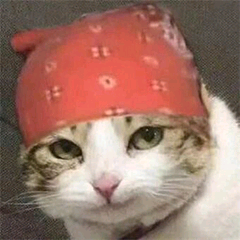
#> input picture the-man-with-gigantic-banana/test/zxm.png, 240 x 240 px
$ python tt.py   (older library calls are emulated)
#> lines starting #> are read from the running program, lines starting #| are printed output that depends on the picture
import cv2
import numpy as np


# [57 lines left out: functions img_ascii, print256, not called in this run]
    ##ref
    # https://en.wikipedia.org/wiki/ANSI_escape_code
    # https://github.com/grawity/code/blob/master/term/xterm-color-chooser
    # https://unix.stackexchange.com/questions/404414/print-true-color-24-bit-test-pattern/404415#404415


def get_color_dict():
    based = range(0, 16)
    based_palette = [
        "%02x" % l  # 转为16进制
        for l in based
    ]

    colored = [0] + [0x5f + 40 * n for n in range(0, 5)]  # array combined [0, 95, 135, 175, 215, 255]
    colored_palette = [
        "%02x%02x%02x" % (r, g, b)  # 转为16进制
        for r in colored
        for g in colored
        for b in colored
    ]

    grayscale = [0x08 + 10 * n for n in range(0, 24)]
    grayscale_palette = [
        "%02x/%02x/%02x" % (a, a, a)
        for a in grayscale
    ]

    color_256 = based_palette + colored_palette + grayscale_palette
    # 生成一个字典
    color_dict = {color: i for (i, color) in enumerate(color_256)}
    # 通过rgb值近似到00/5f/87/af/d7/ff来得到彩色值

    # 输出显示各种颜色
    index = ''
    for (i, color) in enumerate(color_256):
        index += "\033[38;5;%sm#" % i  # 其中#为各个颜色的输出显示
    # print(index)

    return color_dict


# 首先定义函数，利用颜色字典将RGB颜色转换为真彩对应数值
def cvtrgb(rgb, color_dict):
    xx = ''
    # 根据上面生成的颜色字典来，对于不同取值区间赋予不同的值
    for i in range(3):
        if rgb[i] < 95:
            xx += '00'
        elif rgb[i] < 135:
            xx += '5f'
        elif rgb[i] < 175:
            xx += '87'
        elif rgb[i] < 215:
            xx += 'af'
        elif rgb[i] < 225:
            xx += 'd7'
        else:
            xx += 'ff'
    name = ''.join(xx)

    value = color_dict[name]
    return value


# 随后对输入图进行遍历，将所有的RGB值转换为相应的真彩值
def cvtimg(img, color_dict):
    ascii_img = np.array(img[:, :, 0], dtype=np.string_)
    for h in range(img.shape[0]):
        for w in range(img.shape[1]):
            ascii_img[h, w] = cvtrgb(img[h, w, :], color_dict)  # 调用换色函数
    return ascii_img  # 返回值中每一个像素已经是真彩值


def img_color_ascii(img, r=3):
    # img: input img
    # r:  raito params #由于不同控制台的字符长宽比不同，所以比例需要适当调整。
    # window cmd：r=3/linux console r=

    grays = "@%#*+=-:. "  # 由于控制台是白色背景，所以先密后疏/黑色背景要转置一下
    gs = 10  # 10级灰度
    # grays2 = "$@B%8&WM#*oahkbdpqwmZO0QLCJUYXzcvunxrjft/\|()1{}[]?-_+~i!lI;:,\"^.` "
    # gs2 = 67              #67级灰度

    # 宽（列）和高（行数）
    w = img.shape[1]
    h = img.shape[0]
    ratio = r * float(w) / h  # 调整长宽比-根据终端改变r

    scale = w // 100  # 缩放尺度/取值步长，向下取整，每100/50个像素取一个 值越小图越小(scale 越大)

    for y in range(0, h, int(scale * ratio)):  # 根据缩放长度 遍历高度 y对于h，x对应w
        strline = ''
        for x in range(0, w, scale):  # 根据缩放长度 遍历宽度
            idx = img[y][x] * gs // 255  # 获取每个点的灰度  根据不同的灰度填写相应的 替换字符
            if idx == gs:
                idx = gs - 1  # 防止溢出
            # 改变这里，将真彩值利用命令行格式化输出赋予
            color_id = "\033[38;5;%sm%s" % (img[y][x], grays[2])  # 输出！
            strline += color_id  # 按行写入控制台
        print(strline)


if __name__ == "__main__":
    img0 = cv2.imread("zxm.png")
#> img0 is the input picture: shape (240, 240, 3); mean B, G, R 105.8, 118.5, 157.9
    img = cv2.cvtColor(img0, cv2.COLOR_BGR2RGB)
    # plt.imshow(img)
    # plt.axis('off')
    # plt.show()

    # 使用前面定义的颜色字典，颜色转换函数cvtrgb和图像映射哈数cvtimg
    ass = cvtimg(img, get_color_dict())
#> the loop in cvtimg, `for h in range(img.shape[0]):` made 240 passes
    # ass = np.array(ass, dtype=np.int)  # 将array转化为int类型
    ass = np.array(ass, dtype=np.int32)  # 将array转化为int类型
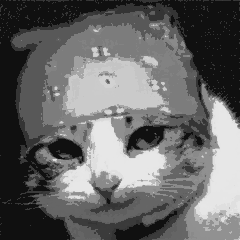
#> ass: shape (240, 240) int32; min 16, max 231, mean 103.6
    img_color_ascii(ass, 2.5)  # 彩色绘图函数,r=2.5调整比例,由于命令行行距存在需要微调r因子
